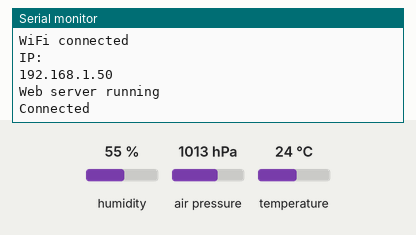
Recording of a sketch running on a simulated ESP8266 (NodeMCU). Parts: the last lines printed to the serial monitor. The test bench sets the inputs (shaded band); at power-on: temperature 24 °C, humidity 55 %, air pressure 1013 hPa. WiFi joins after 1.5 s; servers stay silent unless stated; no MQTT or app messages arrive unless stated.

Above: at 3.9 s.
4.0 s: temperature set to 0 °C
At 11.2 s:
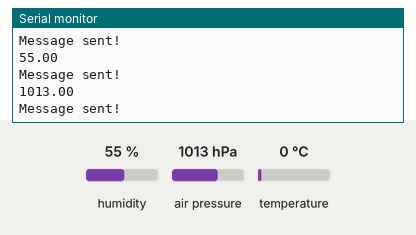
11.5 s: humidity set to 22 %
13.0 s: air pressure set to 952 hPa
At 20.28 s:
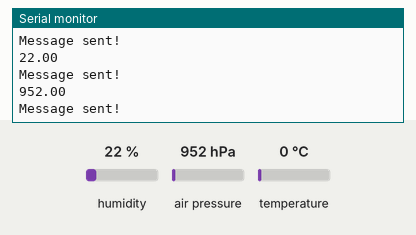
Timing chart, 0 to 20.5 s (numbered marks = the images above; inputs shaded):
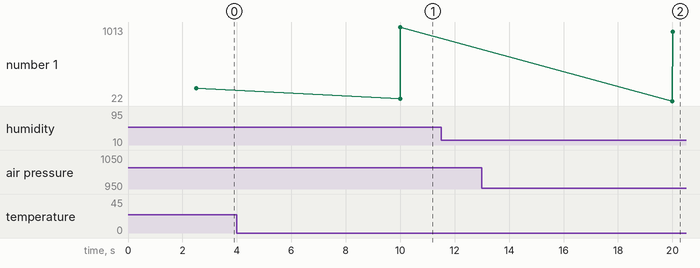

Measured:
- after the input at 4.0 s, the serial monitor: prints a new line after 6.0 s (image 1)
- after the input at 13.0 s, the serial monitor: prints a new line after 7.0 s (image 2)
- plotted number 1: 1013 → 952 after the input at 13.0 s

The sketch:

ESP01_BME280.ino
```cpp
/*
 * Код для ESP-01 и датчика температуры, влажности и давления - BME280.
 * Схема подключения:
 *     BME280          ESP-01
 *       VIN  --------   VIN
 *       GND  --------   GND
 *       SCL  --------  GPIO2
 *       SDA  --------  GPIO0
 * ESP получает данные и отправляет их на MQTT-брокер.
 */
#include <Wire.h>
#include <ESP8266WiFi.h>
#include <PubSubClient.h>
#include <Adafruit_Sensor.h>
#include <Adafruit_BME280.h>

// Wi-Fi:
#define wifi_ssid  "Keenetic-Giga-III"//"Mi5S"//
#define wifi_password "4MvstK20scp94"//"934f187b6ac4"//
#define web_server_port 80

// MQTT:
#define mqtt_server "192.168.1.50"//"128.72.209.52"//
#define mqtt_clientID "ESP8266_01_noname_room2"
#define mqtt_login "esp"
#define mqtt_password "0000"
#define mqtt_port 1883//6789//
#define mqtt_topic_temperature "room2/esp-01/temperature"
#define mqtt_topic_humidity "room2/esp-01/humidity"
#define mqtt_topic_pressure "room2/esp-01/pressure"

// Флаги
bool mqtt_conneted_status = false;

WiFiClient espClient;
WiFiServer server(web_server_port);
WiFiClient serverClient;
PubSubClient client(mqtt_server, mqtt_port, espClient);
Adafruit_BME280 bme;

long previousMillis = 0;       // Храним время последней отправки данных на MQTT брокер
long interval = 10000;         // Интервал отправки данных (10 секунд)


// Метод подключения к Wi-Fi
void wifi_connect()
{
  Serial.print("\nConnecting to ");  //  "Подключаемся к "
  Serial.println(wifi_ssid);

  WiFi.begin(wifi_ssid, wifi_password);

  while(WiFi.status() != WL_CONNECTED)
  {
    Serial.print(".");
    delay(500);
  }

  Serial.println("\nWiFi connected");
  delay(1000);
  Serial.println("IP: ");
  Serial.println(WiFi.localIP());
}

// Метод переподключения к MQTT
void mqtt_broker_reconnect()
{
  // Счетчик числа попыток подключения
  int try_connect = 0;
  // 5 попыток подключения к брокеру
  while(!client.connected() || try_connect == 5)
  {
    // Если действует подключение к Wi-Fi
    if(WiFi.status() == WL_CONNECTED)
    {
      // Если подключился
      if(client.connect(mqtt_clientID, mqtt_login, mqtt_password))
      {
        Serial.println("Connected");
        mqtt_conneted_status = true;
      }
      // Если попытка подключения неудалась - ждем 1 секунду
      else
      {
        Serial.print("Failed, rc=");
        Serial.print(client.state());
        Serial.println(" try again in 2 sec.");
        mqtt_conneted_status = false;
        delay(1000);
      }
    }
    // Если подключение к Wi-Fi отсутствует - переподключаемся
    else
    {
      wifi_connect();
    }
    try_connect = try_connect + 1;
  }
}

// Метод отправки данных на MQTT брокер
int mqtt_publish_to_topic(char* to_topic, char* info)
{
  if(client.publish(to_topic, info, true))
  {
    Serial.println("Message sent!");
    return 0;
  }
  else
  {
    Serial.println("Message failed to send.");
    return 1;
  }
}

// Метод получения данных от датчика BME280
char* getBMEdata(int data)
{
  char* result;
  float val;
  switch(data)
  {
    case 0:
      val = bme.readTemperature();
      break;

    case 1:
      val = bme.readHumidity();
      break;

    case 2:
      val = bme.readPressure() / 100.0F;
      break;
  }

  // Если данные не были получены
  if (isnan(val))
  {
    result = "Failed!";
  }
  // Если данные были получены
  else
  {
    char result_buffer[5];
    result = dtostrf(val, 5, 2, result_buffer);
  }
  Serial.println(result);
  return result;
}

// Метод выполняется один раз при запуске микроконтроллера
void setup()
{
  Serial.begin(115200);

  wifi_connect();
  delay(200);

  server.begin();
  Serial.println("Web server running");

  mqtt_broker_reconnect();

  Wire.begin(0, 2); // 0,2 для ESP01 | 4,5 для NodeMCU
  bme.begin(0x76);

}

// Основной цикл прошивки
void loop()
{
  // Отправляем данные на MQTT сервер каждые ~10 секунд
  unsigned long currentMillis = millis();
  if(((currentMillis - previousMillis) >= interval) || ((currentMillis - previousMillis) <= 0))
  {
    previousMillis = millis();
    mqtt_broker_reconnect();

    mqtt_publish_to_topic((char*)mqtt_topic_temperature, getBMEdata(0));
    mqtt_publish_to_topic((char*)mqtt_topic_humidity, getBMEdata(1));
    mqtt_publish_to_topic((char*)mqtt_topic_pressure, getBMEdata(2));
  }
  // Если еще не пришло время для отправки данных - работаем с web-клиентом
  else
  {
    serverClient = server.available();
    if (serverClient)
    {
      Serial.println("New Client"); //

      boolean blank_line = true; // Для определения конца HTTP-запроса

      // Дополнительно проверям время подключения клиента
      while (serverClient.connected() && ((currentMillis - previousMillis) <= interval) && ((currentMillis - previousMillis) >= 0))
      {
        if (serverClient.available())
        {
          char c = serverClient.read();

          if (c=='\n' && blank_line)
          {
            float t = bme.readTemperature();
            float h = bme.readHumidity();
            float p = bme.readPressure() / 100.0F;

            // Рендер страницы
            serverClient.println("HTTP/1.1 200 OK");
            serverClient.println("Content-Type: text/html");
            serverClient.println("Connection: close");
            serverClient.println();
            // веб-страница, отображающая температуру и влажность:
            serverClient.println("<!DOCTYPE HTML>");
            serverClient.println("<html>");
            serverClient.println("<head></head><body><h1>ESP8266 and BME280</h1>");
            serverClient.println("<h3>Temperature: ");
            serverClient.println(t);
            serverClient.println("*C</h3><h3>Humidity: ");
            serverClient.println(h);
            serverClient.println("%</h3><h3>Pressure: ");
            serverClient.println(p);
            serverClient.println("GPa</h3>");
            serverClient.println("<h3>MQTT connection status: ");
            if (mqtt_conneted_status)
              serverClient.println("Connected");
            else
              serverClient.println("Disconnected");
            serverClient.println("</h3></body></html>");
            break;
          }
          if (c == '\n') {
            // Если обнаружен переход на новую строку:
            blank_line = true;
          }
          else if (c != '\r') {
            // Если в текущей строчке найден символ:
            blank_line = false;
          }
        }
        currentMillis = millis();
      }
      delay(1);
      serverClient.stop();
      Serial.println("Client disconnected.");
    }
  }
}
```
